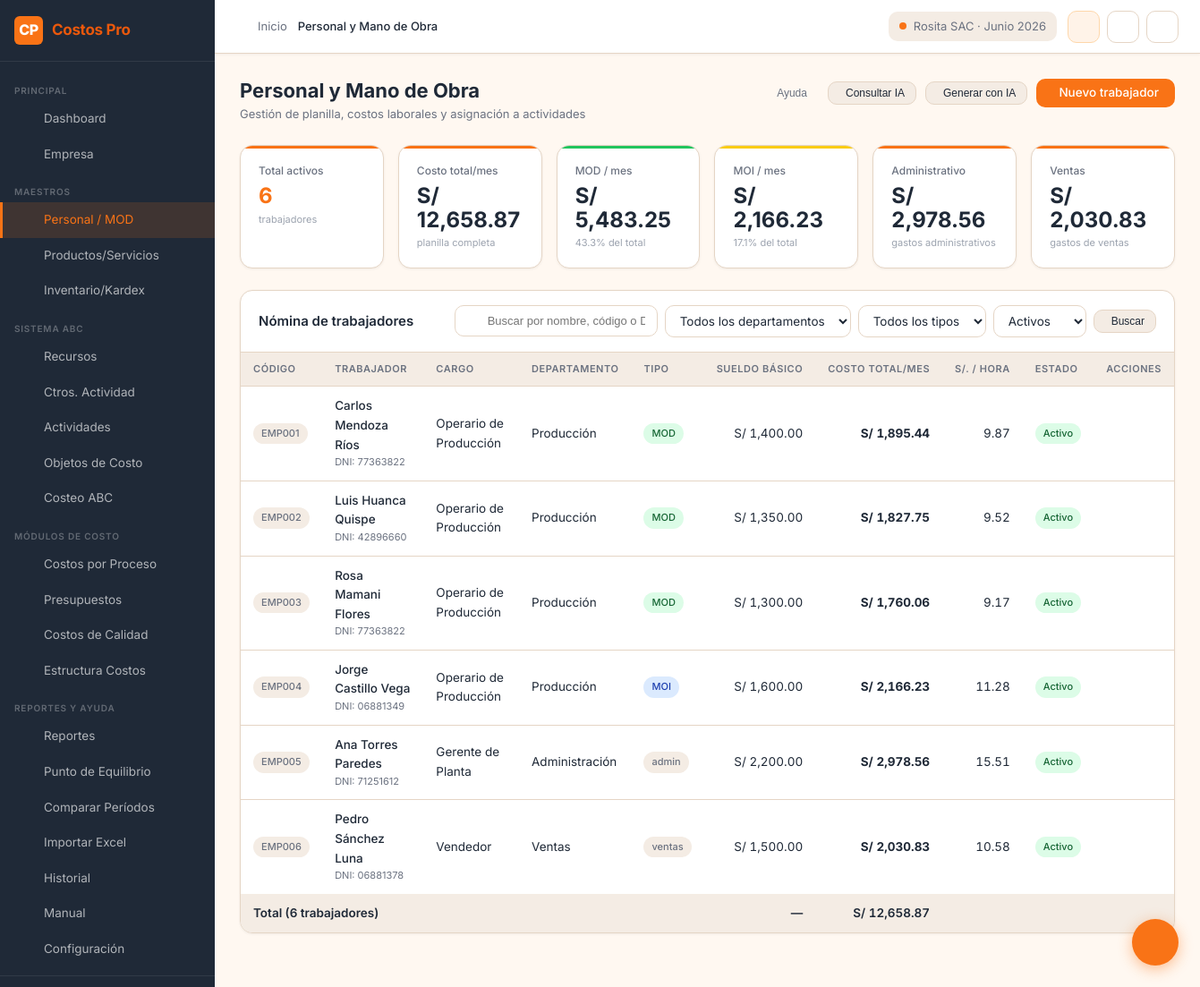
Page /personal (signed in) on the committed database.
### tables this page shows
CREATE TABLE employees (
    id INTEGER PRIMARY KEY AUTOINCREMENT,
    company_id INTEGER NOT NULL,
    code TEXT NOT NULL,
    dni TEXT,
    full_name TEXT NOT NULL,
    position_id INTEGER,
    department_id INTEGER,
    contract_type TEXT DEFAULT 'indefinido', -- indefinido | plazo_fijo | locacion | practicante
    start_date DATE,
    end_date DATE,
    is_active INTEGER DEFAULT 1,
    in_payroll INTEGER DEFAULT 1,
    -- Remuneraciones
    basic_salary REAL DEFAULT 0,
    bonus REAL DEFAULT 0,
    family_allowance REAL DEFAULT 0,
    gratification_monthly REAL DEFAULT 0,   -- gratificación mensualizada
    cts_monthly REAL DEFAULT 0,             -- CTS mensualizada
    essalud REAL DEFAULT 0,
    sctr REAL DEFAULT 0,
    other_benefits REAL DEFAULT 0,
    total_monthly_cost REAL DEFAULT 0,
    -- Horas
    available_hours_month REAL DEFAULT 192,
    assigned_hours_month REAL DEFAULT 0,
    cost_per_hour REAL DEFAULT 0,
    -- Clasificación
    labor_type TEXT DEFAULT 'MOD',          -- MOD | MOI | admin | ventas
    notes TEXT,
    created_at DATETIME DEFAULT CURRENT_TIMESTAMP,
    updated_at DATETIME DEFAULT CURRENT_TIMESTAMP,
    UNIQUE(company_id, code),
    FOREIGN KEY (company_id) REFERENCES companies(id) ON DELETE CASCADE,
    FOREIGN KEY (position_id) REFERENCES positions(id),
    FOREIGN KEY (department_id) REFERENCES departments(id)
);

CREATE TABLE positions (
    id INTEGER PRIMARY KEY AUTOINCREMENT,
    company_id INTEGER NOT NULL,
    code TEXT NOT NULL,
    name TEXT NOT NULL,
    department_id INTEGER,
    labor_type TEXT DEFAULT 'MOD', -- MOD | MOI | admin | ventas
    created_at DATETIME DEFAULT CURRENT_TIMESTAMP,
    UNIQUE(company_id, code),
    FOREIGN KEY (company_id) REFERENCES companies(id) ON DELETE CASCADE,
    FOREIGN KEY (department_id) REFERENCES departments(id)
);

CREATE TABLE departments (
    id INTEGER PRIMARY KEY AUTOINCREMENT,
    company_id INTEGER NOT NULL,
    code TEXT NOT NULL,
    name TEXT NOT NULL,
    description TEXT,
    created_at DATETIME DEFAULT CURRENT_TIMESTAMP,
    UNIQUE(company_id, code),
    FOREIGN KEY (company_id) REFERENCES companies(id) ON DELETE CASCADE
);

### routes/personal.py (the view)
@personal_bp.route('/personal')
@login_required
@company_required
@module_required('personal', write=False)
def index():
    session['active_module'] = 'personal'
    company_id = session['company_id']
    search = request.args.get('search', '')
    dept_filter = request.args.get('dept', '')
    type_filter = request.args.get('type', '')
    status_filter = request.args.get('status', 'activo')
    query = """
        SELECT e.*, d.name as dept_name, p.name as position_name
        FROM employees e
        LEFT JOIN departments d ON e.department_id = d.id
        LEFT JOIN positions p ON e.position_id = p.id
        WHERE e.company_id = ?
    """
    params = [company_id]
    if search:
        query += " AND (e.full_name LIKE ? OR e.code LIKE ? OR e.dni LIKE ?)"
        params += [f'%{search}%', f'%{search}%', f'%{search}%']
    if dept_filter:
        query += " AND e.department_id = ?"
        params.append(dept_filter)
    if type_filter:
        query += " AND e.labor_type = ?"
        params.append(type_filter)
    if status_filter == 'activo':
        query += " AND e.is_active = 1"
    elif status_filter == 'inactivo':
        query += " AND e.is_active = 0"
    query += " ORDER BY e.labor_type, e.full_name"
    employees = query_db(query, params)
    team_costs = calculate_team_costs([dict(e) for e in employees])
    hours_util = calculate_hours_utilization([dict(e) for e in employees])
    departments = query_db("SELECT * FROM departments WHERE company_id=? ORDER BY name", (company_id,))
    return render_template('personal/index.html',
                           employees=employees,
                           team_costs=team_costs,
                           hours_util=hours_util,
                           departments=departments,
                           search=search,
                           dept_filter=dept_filter,
                           type_filter=type_filter,
                           status_filter=status_filter)

### templates/personal/index.html (shortened to what this page needs)
{% extends 'base.html' %}
{% block breadcrumb %}Personal y Mano de Obra{% endblock %}
{% block content %}
<div class="page-header">
  <div>
    <h1 class="page-title">Personal y Mano de Obra</h1>
    <p class="page-subtitle">Gestión de planilla, costos laborales y asignación a actividades</p>
  </div>
  <div class="page-actions">
    <button class="btn btn-ghost btn-sm"
            onclick="showHelpModal('Personal y MOD',
              'Este módulo gestiona toda la planilla de trabajadores. Cada empleado tiene su costo mensual calculado automáticamente (básico + gratificación + CTS + Essalud + SCTR). El costo por hora se calcula dividiendo el costo total entre las horas disponibles al mes. Los empleados se clasifican en MOD (Mano de Obra Directa), MOI (Indirecta), Admin o Ventas.',
              'Módulo de personal. Registra trabajadores, calcula costos laborales y asígnalos a actividades del sistema ABC.')">
       Ayuda
    </button>
    <button class="btn btn-secondary btn-sm"
            onclick="CostosChatbox.sendQuick('Explícame cómo calcular el costo de un trabajador en planilla peruana', 'general')">
       Consultar IA
    </button>
    <button class="btn btn-secondary btn-sm" onclick="AIGenerator.show('employees')">
       Generar con IA
    </button>
        <a href="{{ url_for('personal.new') }}" class="btn btn-primary">
       Nuevo trabajador
    </a>
  </div>
</div>
<div class="kpi-grid" style="grid-template-columns:repeat(auto-fit,minmax(160px,1fr));margin-bottom:24px">
  <div class="kpi-card">
    <div class="kpi-label">Total activos</div>
    <div class="kpi-value orange">{{ team_costs.count_active }}</div>
    <div class="kpi-sub">trabajadores</div>
  </div>
  <div class="kpi-card">
    <div class="kpi-label">Costo total/mes</div>
    <div class="kpi-value">{{ team_costs.total_all | currency }}</div>
    <div class="kpi-sub">planilla completa</div>
  </div>
  <div class="kpi-card success">
    <div class="kpi-label">MOD / mes</div>
    <div class="kpi-value">{{ team_costs.total_mod | currency }}</div>
    <div class="kpi-sub">{{ team_costs.pct_mod }}% del total</div>
  </div>
  <div class="kpi-card warning">
    <div class="kpi-label">MOI / mes</div>
    <div class="kpi-value">{{ team_costs.total_moi | currency }}</div>
    <div class="kpi-sub">{{ team_costs.pct_moi }}% del total</div>
  </div>
  <div class="kpi-card">
    <div class="kpi-label">Administrativo</div>
    <div class="kpi-value">{{ team_costs.total_admin | currency }}</div>
    <div class="kpi-sub">gastos administrativos</div>
  </div>
  <div class="kpi-card">
    <div class="kpi-label">Ventas</div>
    <div class="kpi-value">{{ team_costs.total_ventas | currency }}</div>
    <div class="kpi-sub">gastos de ventas</div>
  </div>
</div>
<div class="card">
  <div class="card-header">
    <span class="card-title"> Nómina de trabajadores</span>
    <div style="display:flex;gap:8px;align-items:center;flex-wrap:wrap">
      <form method="GET" style="display:flex;gap:8px;align-items:center;flex-wrap:wrap">
        <div class="search-box">
          <input type="text" name="search" value="{{ search }}" placeholder="Buscar por nombre, código o DNI...">
        </div>
        <select name="dept" class="form-control" style="width:auto;padding:8px 12px">
          <option value="">Todos los departamentos</option>
        </select>
        <select name="type" class="form-control" style="width:auto;padding:8px 12px">
          <option value="">Todos los tipos</option>
        </select>
        <select name="status" class="form-control" style="width:auto;padding:8px 12px">
          <option value="activo" {% if status_filter == 'activo' %}selected{% endif %}>Activos</option>
        </select>
        <button type="submit" class="btn btn-secondary btn-sm">
           Buscar
        </button>
      </form>
    </div>
  </div>
  {% if employees %}
  <div class="table-wrap">
    <table class="table">
      <thead>
        <tr>
          <th>Código</th>
          <th>Trabajador</th>
          <th>Cargo</th>
          <th>Departamento</th>
          <th>Tipo</th>
          <th class="number">Sueldo básico</th>
          <th class="number">Costo total/mes</th>
          <th class="number">S/. / hora</th>
          <th>Estado</th>
          <th class="actions">Acciones</th>
        </tr>
      </thead>
      <tbody>
        {% for emp in employees %}
        <tr>
          <td><span class="badge badge-neutral">{{ emp.code }}</span></td>
          <td>
            <div style="font-weight:500">{{ emp.full_name }}</div>
            {% if emp.dni %}<div style="font-size:11px;color:var(--text-secondary)">DNI: {{ emp.dni }}</div>{% endif %}
          </td>
          <td>{{ emp.position_name or '—' }}</td>
          <td>{{ emp.dept_name or '—' }}</td>
          <td>
            <span class="badge {{ 'badge-success' if emp.labor_type == 'MOD' else ('badge-info' if emp.labor_type == 'MOI' else 'badge-neutral') }}">
              {{ emp.labor_type }}
            </span>
          </td>
          <td class="number">{{ emp.basic_salary | currency }}</td>
          <td class="number"><strong>{{ emp.total_monthly_cost | currency }}</strong></td>
          <td class="number">{{ emp.cost_per_hour | round(2) }}</td>
          <td>
            <span class="badge {{ 'badge-success' if emp.is_active else 'badge-neutral' }}">
              {{ 'Activo' if emp.is_active else 'Inactivo' }}
            </span>
          </td>
          <td class="actions">
            <a href="{{ url_for('personal.detail', eid=emp.id) }}" class="btn btn-ghost btn-sm btn-icon" title="Ver detalle">
            </a>
            <a href="{{ url_for('personal.edit', eid=emp.id) }}" class="btn btn-ghost btn-sm btn-icon" title="Editar">
            </a>
            <form method="POST" action="{{ url_for('personal.toggle_active', eid=emp.id) }}" style="display:inline">
              <button type="submit" class="btn btn-ghost btn-sm btn-icon"
                      title="{{ 'Desactivar' if emp.is_active else 'Activar' }}"
                      data-confirm="{{ '¿Desactivar este trabajador?' if emp.is_active else '¿Activar este trabajador?' }}">
              </button>
            </form>
          </td>
        </tr>
        {% endfor %}
      </tbody>
      <tfoot>
        <tr style="background:var(--bg-secondary);font-weight:600">
          <td colspan="5">Total ({{ employees|length }} trabajadores)</td>
          <td class="number">—</td>
          <td class="number">{{ team_costs.total_all | currency }}</td>
          <td colspan="3"></td>
        </tr>
      </tfoot>
    </table>
  </div>
  {% endif %}
</div>
{% endblock %}

### rows in the picture
employees: code "EMP001", full_name "Carlos Mendoza Ríos", dni "77363822", name "Operario de Producción", name "Producción", labor_type "MOD", basic_salary "S/ 1,400.00", total_monthly_cost "S/ 1,895.44", cost_per_hour "9.87", is_active "Activo"
employees: code "EMP002", full_name "Luis Huanca Quispe", dni "42896660", name "Operario de Producción", name "Producción", labor_type "MOD", basic_salary "S/ 1,350.00", total_monthly_cost "S/ 1,827.75", cost_per_hour "9.52", is_active "Activo"
employees: code "EMP003", full_name "Rosa Mamani Flores", dni "77363822", name "Operario de Producción", name "Producción", labor_type "MOD", basic_salary "S/ 1,300.00", total_monthly_cost "S/ 1,760.06", cost_per_hour "9.17", is_active "Activo"
employees: code "EMP004", full_name "Jorge Castillo Vega", dni "06881349", name "Operario de Producción", name "Producción", labor_type "MOI", basic_salary "S/ 1,600.00", total_monthly_cost "S/ 2,166.23", cost_per_hour "11.28", is_active "Activo"
employees: code "EMP005", full_name "Ana Torres Paredes", dni "71251612", name "Gerente de Planta", name "Administración", labor_type "admin", basic_salary "S/ 2,200.00", total_monthly_cost "S/ 2,978.56", cost_per_hour "15.51", is_active "Activo"
employees: code "EMP006", full_name "Pedro Sánchez Luna", dni "06881378", name "Vendedor", name "Ventas", labor_type "ventas", basic_salary "S/ 1,500.00", total_monthly_cost "S/ 2,030.83", cost_per_hour "10.58", is_active "Activo"

### other values in the picture
{{ current_company }} "Rosita SAC"
{{ current_period }} "Junio 2026"
{{ team_costs.count_active }} "6"
{{ team_costs.total_all | currency }} "S/ 12,658.87"
{{ team_costs.total_mod | currency }} "S/ 5,483.25"
{{ team_costs.pct_mod }} "43.3"
{{ team_costs.total_moi | currency }} "S/ 2,166.23"
{{ team_costs.pct_moi }} "17.1"
{{ team_costs.total_admin | currency }} "S/ 2,978.56"
{{ team_costs.total_ventas | currency }} "S/ 2,030.83"
{{ employees|length }} "6"
